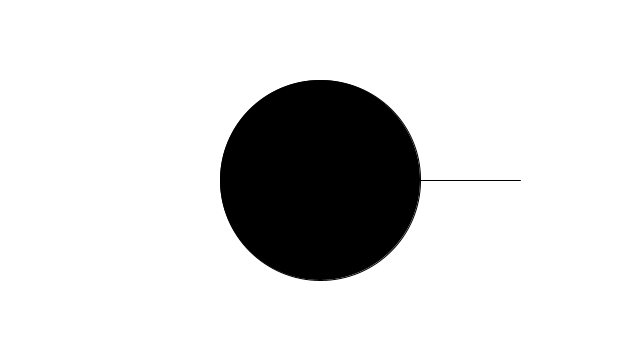
Frame 1 (no input)
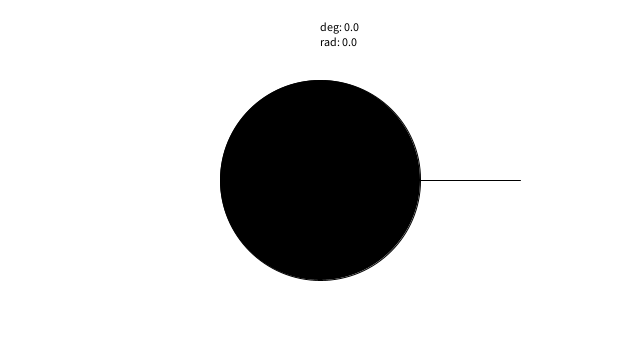
Frame 60 (the mouse pressed at the canvas centre just before this capture)
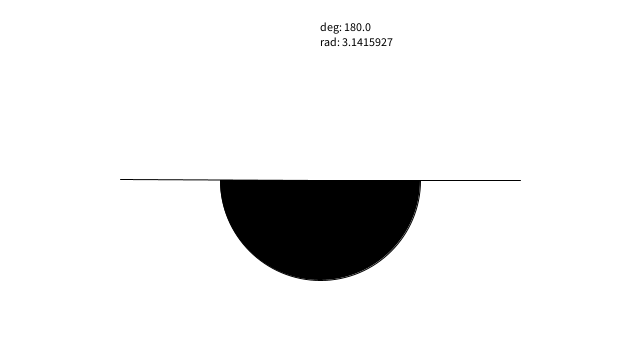
Frame 120 (the mouse held since frame 60 and released just before this capture)

The Processing sketch that drew these frames (run headless with seeded random() and noise(); from frame 60 on, the mouse is pressed at the canvas centre):

// Processing sketch: angle_between
// ── angle_between.pde
void setup() {
  size(640, 360);
}

void draw() {
  background(255);
  translate(width/2, height/2);
  line(0, 0, 200, 0);
  float theta = map(mouseX, 0, width, 0, 360);
  text("deg: " + theta, 0, -150);
  text("rad: " + radians(theta), 0, -135);
  fill(0);
  arc(0, 0, 200, 200, 0, TWO_PI - radians(theta), PIE);
  rotate(TWO_PI - radians(theta));
  line(0, 0, 200, 0);
}
